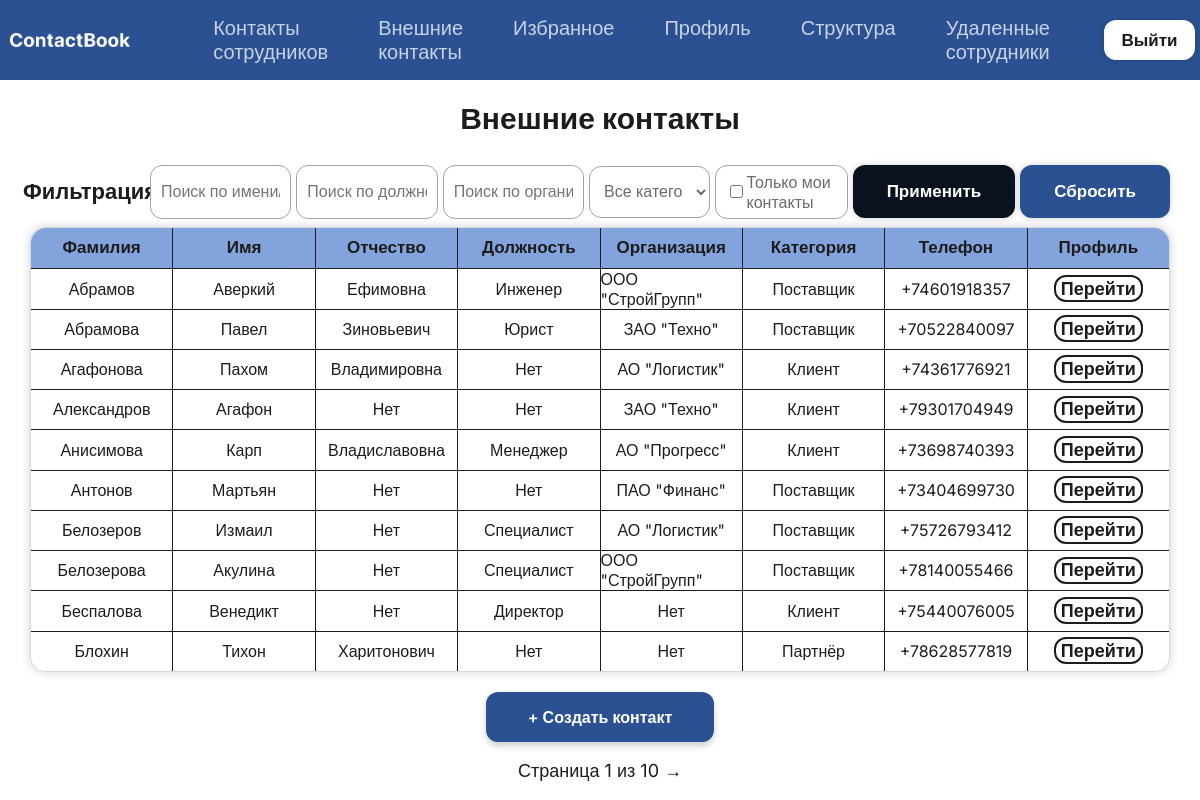
The app's page /contacts/ (signed in), older data.
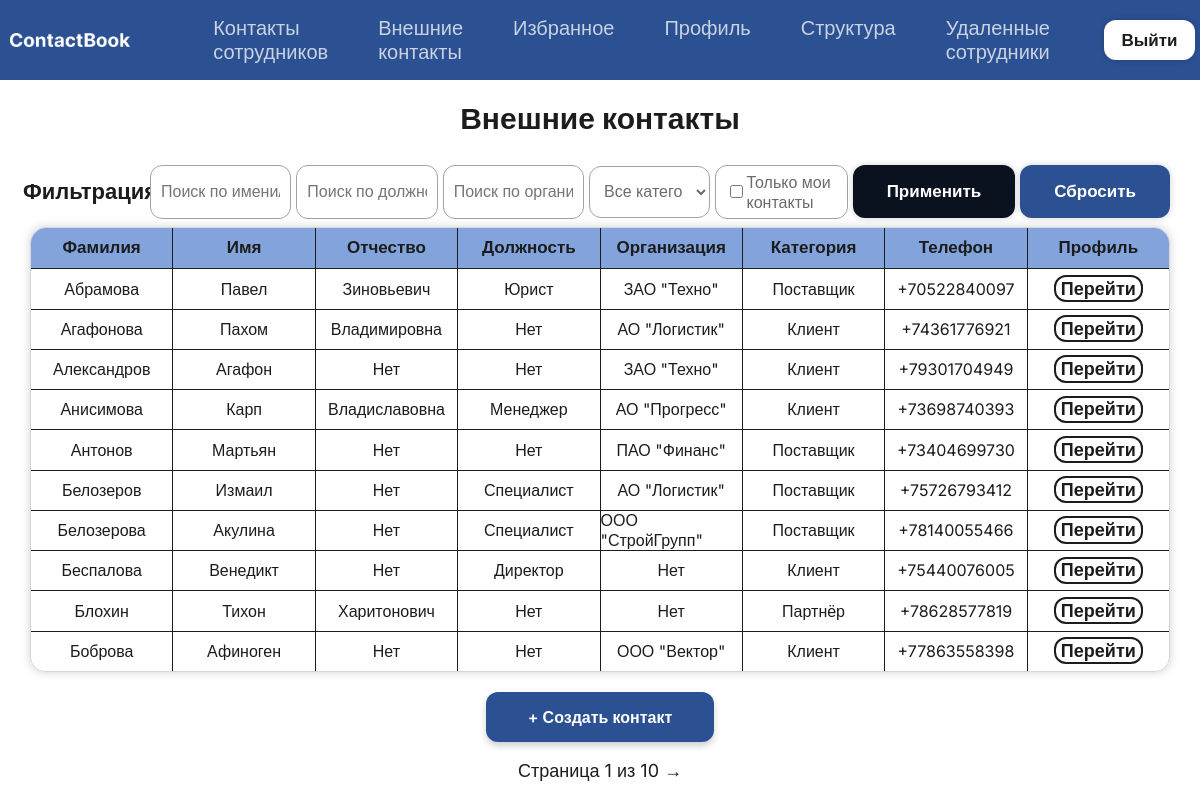
The same page, newer data.
### ContactBook/models.py (models this page shows, shortened)
class Contact(models.Model):
    last_name = models.CharField(max_length=50, verbose_name='Фамилия')
    first_name = models.CharField(max_length=50, verbose_name='Имя')
    middle_name = models.CharField(max_length=50, blank=True, null=True, verbose_name='Отчество')
    phone = models.CharField(max_length=20, unique=True, verbose_name='Телефон')
    email = models.CharField(max_length=150, unique=True, blank=True, null=True, verbose_name='Почта')
    organization = models.CharField(max_length=100, blank=True, null=True, verbose_name='Организация')
    position = models.CharField(max_length=100, blank=True, null=True, verbose_name='Должность')
    category = models.CharField(max_length=20, choices=[('client', 'Клиент'), ('partner', 'Партнёр'), ('supplier', 'Поставщик'), ('other', 'Другое')], default='client', verbose_name='Категория')
    owner = models.ForeignKey(User, on_delete=models.CASCADE, verbose_name='Ответственный')
    class Meta:
        verbose_name = 'Внешний контакт'
        verbose_name_plural = 'Внешние контакты'
        ordering = ['last_name', 'first_name']

### ContactBook/views.py (the view, shortened to what this page needs)
# urls.py: path('contacts/', views.contact_list, name='contact_list'),
@login_required
def contact_list(request):
    is_admin_user = is_admin(request.user)
    qs = Contact.objects.all()
    mine_only = request.GET.get('mine_only') == 'on'
    if mine_only:
        qs = qs.filter(owner=request.user)
    search = request.GET.get('search', '').strip()
    position = request.GET.get('position', '').strip()
    org = request.GET.get('organization', '').strip()
    category = request.GET.get('category', '').strip()
    if position:
        qs = qs.filter(position__icontains=position)
    if org:
        qs = qs.filter(organization__icontains=org)
    if category:
        qs = qs.filter(category=category)
    qs = qs.order_by('last_name')
    paginator = Paginator(qs, 10)
    page_obj = paginator.get_page(request.GET.get('page'))
    return render(request, 'contactbook/contact_list.html', {
        'page_obj': page_obj,
        'search': search,
        'position': position,
        'organization': org,
        'category': category,
        'mine_only': mine_only,
        'categories': [('client', 'Клиент'), ('partner', 'Партнёр'), ('supplier', 'Поставщик'), ('other', 'Другое')],
        'is_admin': is_admin_user
    })

### ContactBook/views.py (called while the page is built)
def is_admin(user):
    return user.is_authenticated and hasattr(user, 'employee_profile') and user.employee_profile.role == 'admin'

### ContactBook/templates/contactbook/contact_list.html (shortened to what this page needs)
{% extends "base.html" %}
{% block content %}
<h1>Внешние контакты</h1>
<div class="filter">
    <div class="zagolovok"><p>Фильтрация</p></div>
    <form method="get" class="elements-contact">
        <input type="text" name="search" value="{{ search }}" placeholder="Поиск по имени/фамилии">
        <input type="text" name="position" value="{{ position }}" placeholder="Поиск по должности">
        <input type="text" name="organization" value="{{ organization }}" placeholder="Поиск по организации">
        <select name="category">
            <option value="">Все категории</option>
        </select>
        <label for="mine_only" class="mine-toggle">
            <input type="checkbox" name="mine_only" value="on" {% if mine_only %}checked{% endif %}>
            <p>Только мои контакты</p>
        </label>
        <button type="submit" class="btn btn-primary">Применить</button>
        <a href="{% url 'contactbook:contact_list' %}" class="btn btn-secondary">Сбросить</a>
    </form>
</div>
<div class="list">
    <table>
        <thead>
            <tr>
                <th>Фамилия</th>
                <th>Имя</th>
                <th>Отчество</th>
                <th>Должность</th>
                <th>Организация</th>
                <th>Категория</th>
                <th>Телефон</th>
                <th class="last-column">Профиль</th>
            </tr>
        </thead>
        <tbody>
            {% for contact in page_obj %}
            <tr>
                <td>{{ contact.last_name }}</td>
                <td>{{ contact.first_name }}</td>
                <td>{{ contact.middle_name|default:"Нет" }}</td>
                <td>{{ contact.position|default:"Нет" }}</td>
                <td>{{ contact.organization|default:"Нет" }}</td>
                <td>{{ contact.get_category_display|default:"Нет" }}</td>
                <td>{{ contact.phone }}</td>
                <td class="last-column"><a href="{% url 'contactbook:contact_detail' contact.pk %}">Перейти</a></td>
            </tr>
            {% empty %}
            <tr class="none"><td colspan="8" id="contact-none">Контакты не найдены</td></tr>
            {% endfor %}
        </tbody>
    </table>
</div>
<div class="create-contact">
    <button type="button" id="add-contact-btn" class="btn back-link">+ Создать контакт</button>
</div>
<div class="pagination">
    <p>Страница {{ page_obj.number }} из {{ page_obj.paginator.num_pages }}</p>
    {% if page_obj.has_next %}
        <a href="?page={{ page_obj.next_page_number }}&search={{ search|urlencode }}&position={{ position|urlencode }}&organization={{ organization|urlencode }}&category={{ category }}&mine_only={% if mine_only %}on{% endif %}">→</a>
    {% endif %}
</div>
{% endblock %}

Row changes from the older to the newer data that the page shows:
removed Contact: last_name "Абрамов", first_name "Аверкий", middle_name "Ефимовна", position "Инженер", organization "ООО \"СтройГрупп\"", category "Поставщик", phone "+74601918357"
now on this page (row unchanged): Contact: last_name "Боброва", first_name "Афиноген", middle_name "Нет", position "Нет", organization "ООО \"Вектор\"", category "Клиент", phone "+77863558398"
